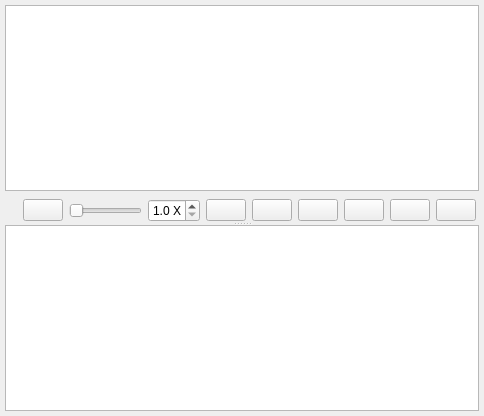
<?xml version="1.0" encoding="UTF-8"?>
<ui version="4.0">
 <class>PlayerWidget</class>
 <widget class="QWidget" name="PlayerWidget">
  <property name="geometry">
   <rect>
    <x>0</x>
    <y>0</y>
    <width>484</width>
    <height>416</height>
   </rect>
  </property>
  <property name="windowTitle">
   <string>Player</string>
  </property>
  <layout class="QHBoxLayout" name="horizontalLayout_2">
   <property name="margin">
    <number>5</number>
   </property>
   <item>
    <widget class="QSplitter" name="splitter">
     <property name="orientation">
      <enum>Qt::Vertical</enum>
     </property>
     <property name="handleWidth">
      <number>3</number>
     </property>
     <widget class="QWidget" name="layoutWidget">
      <layout class="QVBoxLayout" name="verticalLayout">
       <property name="spacing">
        <number>3</number>
       </property>
       <item>
        <widget class="TeamRadar::TeamRadarView" name="graphicsView"/>
       </item>
       <item>
        <widget class="QWidget" name="widgetControls" native="true">
         <layout class="QHBoxLayout" name="horizontalLayout">
          <property name="leftMargin">
           <number>5</number>
          </property>
          <property name="topMargin">
           <number>5</number>
          </property>
          <property name="rightMargin">
           <number>3</number>
          </property>
          <property name="bottomMargin">
           <number>0</number>
          </property>
          <item>
           <widget class="QLabel" name="labelConnection">
            <property name="text">
             <string/>
            </property>
            <property name="pixmap">
             <pixmap resource="Resources.qrc">:/Images/Red.png</pixmap>
            </property>
           </widget>
          </item>
          <item>
           <widget class="QPushButton" name="btPlayPause">
            <property name="toolTip">
             <string>Play/Pause</string>
            </property>
           </widget>
          </item>
          <item>
           <widget class="QSlider" name="slider">
            <property name="orientation">
             <enum>Qt::Horizontal</enum>
            </property>
           </widget>
          </item>
          <item>
           <widget class="QDoubleSpinBox" name="sbSpeed">
            <property name="minimumSize">
             <size>
              <width>50</width>
              <height>0</height>
             </size>
            </property>
            <property name="toolTip">
             <string>Speed</string>
            </property>
            <property name="suffix">
             <string> X</string>
            </property>
            <property name="decimals">
             <number>1</number>
            </property>
            <property name="minimum">
             <double>1.000000000000000</double>
            </property>
            <property name="maximum">
             <double>10.000000000000000</double>
            </property>
           </widget>
          </item>
          <item>
           <widget class="QPushButton" name="btLoad">
            <property name="toolTip">
             <string>Load</string>
            </property>
           </widget>
          </item>
          <item>
           <widget class="QPushButton" name="btDownload">
            <property name="text">
             <string/>
            </property>
            <property name="icon">
             <iconset resource="Resources.qrc">
              <normaloff>:/Images/Download.png</normaloff>:/Images/Download.png</iconset>
            </property>
           </widget>
          </item>
          <item>
           <widget class="QPushButton" name="btOnline">
            <property name="toolTip">
             <string>Online/Offline</string>
            </property>
            <property name="icon">
             <iconset resource="Resources.qrc">
              <normaloff>:/Images/Connect.png</normaloff>:/Images/Connect.png</iconset>
            </property>
           </widget>
          </item>
          <item>
           <widget class="QPushButton" name="btPlaylist">
            <property name="toolTip">
             <string>Playlist</string>
            </property>
            <property name="checkable">
             <bool>true</bool>
            </property>
           </widget>
          </item>
          <item>
           <widget class="QPushButton" name="btEffects">
            <property name="toolTip">
             <string>Use Effects</string>
            </property>
            <property name="icon">
             <iconset resource="Resources.qrc">
              <normaloff>:/Images/Shadow.png</normaloff>:/Images/Shadow.png</iconset>
            </property>
            <property name="checkable">
             <bool>true</bool>
            </property>
           </widget>
          </item>
          <item>
           <widget class="QPushButton" name="btAnalyze">
            <property name="text">
             <string/>
            </property>
            <property name="icon">
             <iconset resource="Resources.qrc">
              <normaloff>:/Images/Analyze.png</normaloff>:/Images/Analyze.png</iconset>
            </property>
           </widget>
          </item>
         </layout>
        </widget>
       </item>
      </layout>
     </widget>
     <widget class="QTableView" name="tvPlaylist">
      <property name="editTriggers">
       <set>QAbstractItemView::NoEditTriggers</set>
      </property>
      <property name="selectionMode">
       <enum>QAbstractItemView::SingleSelection</enum>
      </property>
      <property name="selectionBehavior">
       <enum>QAbstractItemView::SelectRows</enum>
      </property>
      <attribute name="horizontalHeaderStretchLastSection">
       <bool>true</bool>
      </attribute>
     </widget>
    </widget>
   </item>
  </layout>
 </widget>
 <customwidgets>
  <customwidget>
   <class>TeamRadar::TeamRadarView</class>
   <extends>QGraphicsView</extends>
   <header>TeamRadarView.h</header>
  </customwidget>
 </customwidgets>
 <resources>
  <include location="Resources.qrc"/>
 </resources>
 <connections/>
</ui>
